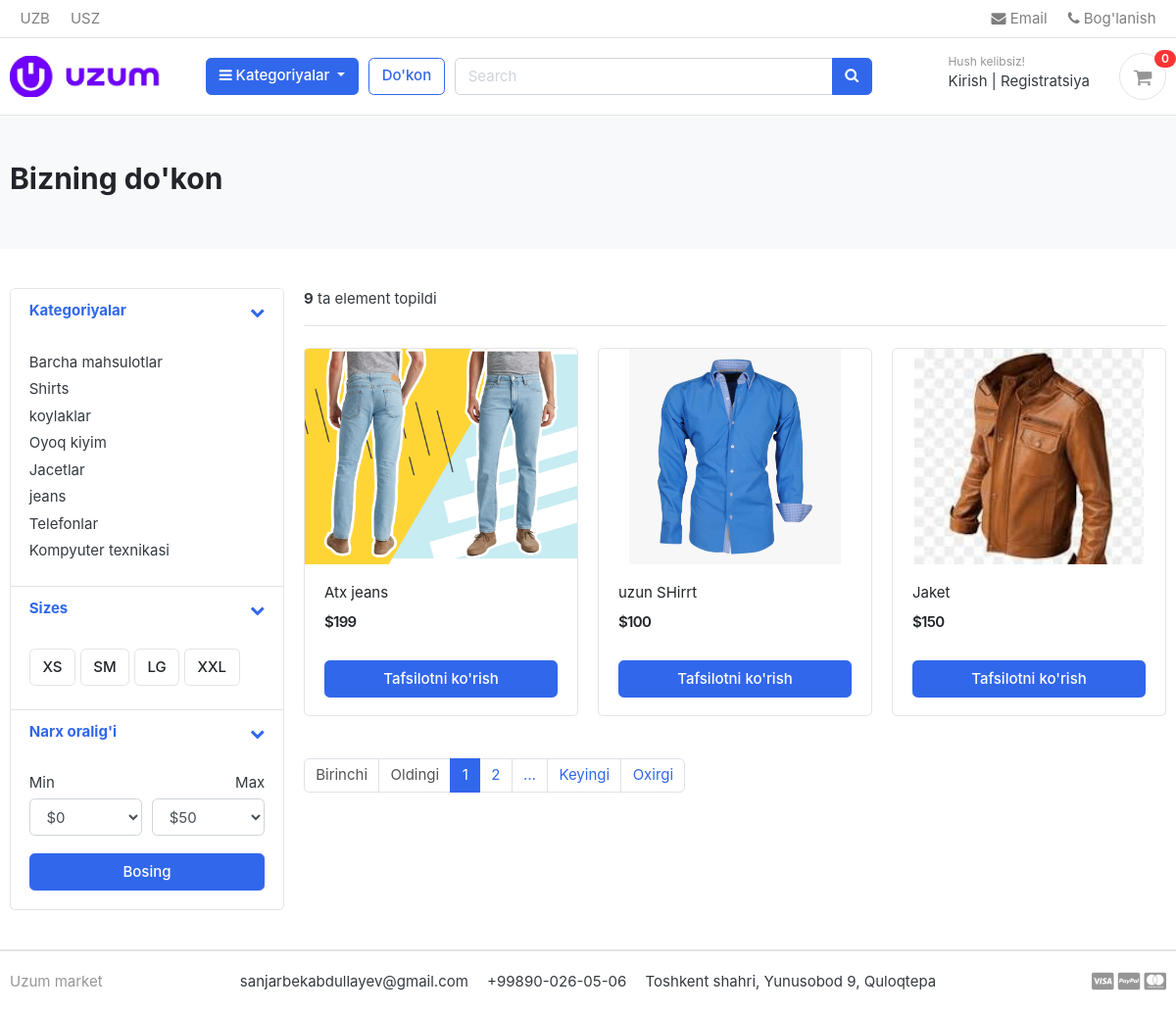
/store/, run on the app's committed database.
### category/models.py (models this page shows, shortened)
class Category(models.Model):
    category_name = models.CharField(max_length=50)
    slug = models.SlugField(max_length=100, unique=True)
    description = models.CharField(max_length=250, blank=True)
    cat_image = models.ImageField(upload_to='photos/categories', blank=True)
    class Meta:
        verbose_name = 'category'
        verbose_name_plural = 'categories'
    def get_url(self):
        return reverse('products_by_category', args=[self.slug])

### store/models.py (models this page shows, shortened)
class Product(models.Model):
    product_name = models.CharField(max_length=200, unique=True)
    slug = models.SlugField(max_length=200, unique=True)
    description = models.TextField(max_length=500, blank=True)
    price = models.IntegerField()
    images = models.ImageField(upload_to='photos/products')
    stock = models.IntegerField()
    is_available = models.BooleanField(default=True)
    category = models.ForeignKey(Category, on_delete=models.CASCADE)    # Khi xóa category thì Product bị xóa
    created_date = models.DateTimeField(auto_now_add=True)
    modified_date = models.DateTimeField(auto_now=True)
    def get_url(self):
        return reverse('product_detail', args=[self.category.slug, self.slug])

### store/views.py (the view)
# urls.py: path('', views.store, name='store'),
def store(request, category_slug=None):
    if category_slug is not None:
        categories = get_object_or_404(Category, slug=category_slug)
        products = Product.objects.all().filter(category=categories, is_available=True)
    else:
        products = Product.objects.all().filter(is_available=True).order_by('id')
    page = request.GET.get('page')
    page = page or 1
    paginator = Paginator(products, 3)
    paged_products = paginator.get_page(page)
    product_count = products.count()
    context = {
        'products': paged_products,
        'product_count': product_count,
    }
    return render(request, 'store/store.html', context=context)

### carts/context_processors.py (called while the page is built)
def counter(request):
    cart_count = 0
    if 'admin' in request.path:
        return {}
    else:
        try:
            cart = Cart.objects.filter(cart_id=_cart_id(request))
            cart_items = CartItem.objects.all().filter(cart=cart[:1])
            for cart_item in cart_items:
                cart_count += cart_count + cart_item.quantity
        except Cart.DoesNotExist:
            cart_count = 0
    return dict(cart_count=cart_count)

### carts/views.py (called while the page is built)
def _cart_id(request):
    cart = request.session.session_key
    if not cart:
        cart = request.session.create()
        return cart

### category/context_processors.py (called while the page is built)
def menu_links(request):
    links = Category.objects.all()
    return dict(links=links)

### templates/store/store.html (shortened to what this page needs)
{% extends 'base.html' %}
{% load static %}
{% block content %}
<section class="section-pagetop bg">
	<div class="container">
		<h2 class="title-page">Bizning do'kon</h2>
	</div>
</section>
<section class="section-content padding-y">
	<div class="container">
		<div class="row">
			<aside class="col-md-3">
				<div class="card">
					<article class="filter-group">
						<header class="card-header">
							<a href="#" data-toggle="collapse" data-target="#collapse_1" aria-expanded="true" class="">
								<i class="icon-control fa fa-chevron-down"></i>
								<h6 class="title">Kategoriyalar</h6>
							</a>
						</header>
						<div class="filter-content collapse show" id="collapse_1">
							<div class="card-body">
								<ul class="list-menu">
									<li><a href="{% url 'store' %}">Barcha mahsulotlar</a></li>
									{% for category in links %}
									<li>
										<a href="{{ category.get_url }}">{{ category.category_name }}</a>
									</li>
									{% endfor %}
								</ul>
							</div>
						</div>
					</article>
					<article class="filter-group">
						<header class="card-header">
							<a href="#" data-toggle="collapse" data-target="#collapse_4" aria-expanded="true" class="">
								<i class="icon-control fa fa-chevron-down"></i>
								<h6 class="title">Sizes</h6>
							</a>
						</header>
						<div class="filter-content collapse show" id="collapse_4">
							<div class="card-body">
								<label class="checkbox-btn">
									<span class="btn btn-light"> XS </span>
								</label>
								<label class="checkbox-btn">
									<span class="btn btn-light"> SM </span>
								</label>
								<label class="checkbox-btn">
									<span class="btn btn-light"> LG </span>
								</label>
								<label class="checkbox-btn">
									<span class="btn btn-light"> XXL </span>
								</label>
							</div>
						</div>
					</article>
					<article class="filter-group">
						<header class="card-header">
							<a href="#" data-toggle="collapse" data-target="#collapse_3" aria-expanded="true" class="">
								<i class="icon-control fa fa-chevron-down"></i>
								<h6 class="title">Narx oralig'i</h6>
							</a>
						</header>
						<div class="filter-content collapse show" id="collapse_3">
							<div class="card-body">
								<div class="form-row">
									<div class="form-group col-md-6">
										<label>Min</label>
										<select class="mr-2 form-control">
											<option value="0">$0</option>
										</select>
									</div>
									<div class="form-group text-right col-md-6">
										<label>Max</label>
										<select class="mr-2 form-control">
											<option value="50">$50</option>
										</select>
									</div>
								</div>
								<button class="btn btn-block btn-primary">Bosing</button>
							</div>
						</div>
					</article>
				</div>
			</aside>
			<main class="col-md-9">
				<header class="border-bottom mb-4 pb-3">
					<div class="form-inline">
						<span class="mr-md-auto"><b>{{ product_count }}</b> ta element topildi
						</span>
					</div>
				</header>
				<div class="row">
					{% for product in products %}
					<div class="col-md-4">
						<figure class="card card-product-grid">
							<div class="img-wrap">
								<img src="{{ product.images.url }}" />
							</div>
							<figcaption class="info-wrap">
								<div class="fix-height">
									<a href="{{ product.get_url }}" class="title">{{ product.product_name }}</a>
									<div class="price-wrap mt-2">
										<span class="price">${{ product.price }}</span>
									</div>
								</div>
								<a href="{{ product.get_url }}" class="btn btn-block btn-primary">Tafsilotni ko'rish</a>
							</figcaption>
						</figure>
					</div>
					{% endfor %}
				</div>
				{% if products %}
				<nav class="mt-4" aria-label="Page navigation sample">
					<ul class="pagination">
						{% if products.has_previous %}
						<li class="page-item">
							<a class="page-link" href="{% url 'store' %}?page=1">Birinchi</a>
						</li>
						<li class="page-item">
							<a class="page-link"
								href="{% url 'store' %}?page={{products.previous_page_number}}">Oldingi</a>
						</li>
						{% else %}
						<li class="page-item disabled">
							<a class="page-link" href="#">Birinchi</a>
						</li>
						<li class="page-item disabled">
							<a class="page-link" href="#">Oldingi</a>
						</li>
						{% endif %}
						{% for page in products.paginator.page_range %}
						{% if products.number|add:'-1' <= page and page <= products.number|add:'1' %}
						{% if page == products.number %}
						<li class="page-item active">
							<a class="page-link" href="{% url 'store' %}?page={{ page }}">{{ page }}</a>
						</li>
						{% else %}
						<li class="page-item">
							<a class="page-link" href="{% url 'store' %}?page={{ page }}">{{ page }}</a>
						</li>
						{% endif %}
						{% endif %}
						{% endfor %}
						{% if products.number|add:'2' <= products.paginator.num_pages %}
						<li class="page-item">
							<a class="page-link" href="{% url 'store' %}?page={{ products.number|add:'2' }}">&hellip;</a>
						</li>
						{% endif %}
						{% if products.has_next %}
						<li class="page-item">
							<a class="page-link" href="{% url 'store' %}?page={{products.next_page_number}}">Keyingi</a>
						</li>
						<li class="page-item">
							<a class="page-link"
								href="{% url 'store' %}?page={{ products.paginator.num_pages }}">Oxirgi</a>
						</li>
						{% endif %}
					</ul>
				</nav>
				{% endif %}
			</main>
		</div>
	</div>
</section>
{% endblock %}

### static/css/ui.css (style rules this page uses)
html { font-family: "Inter", sans-serif; font-size: 15px; }
.img-wrap { text-align: center; display: block; }
.img-wrap img { max-width: 100%; }
.price-wrap { letter-spacing: -0.7px; }
.padding-y { padding-top: 40px; padding-bottom: 40px; }
figure { margin-bottom: 0; }
article:after, .form-group:after { display: block; clear: both; content: ""; }
.bg { background-color: #f8f9fa; }
.title-page { color: #212529; }
.btn-light { background-color: #fff; border-color: #e4e4e4; }
[class*=list-] li:after { visibility: hidden; display: block; content: ""; overflow: hidden; height: 0; clear: both; }
.list-menu { list-style: none; margin: 0; padding-left: 0; }
.list-menu li { margin-bottom: 5px; }
.list-menu a { color: #343a40; }
[class*=card-product] a.title { color: #212529; display: block; }
[class*=card-product] .img-wrap { overflow: hidden; position: relative; }
[class*=card-product] .img-wrap img { height: 100%; max-width: 100%; width: auto; display: inline-block; -o-object-fit: cover; object-fit: cover; }
.card-product-grid { margin-bottom: 20px; }
.card-product-grid .img-wrap { border-radius: 0.2rem 0.2rem 0 0; height: 220px; }
.card-product-grid .info-wrap { overflow: hidden; padding: 18px 20px; }
.card-product-grid .fix-height { height: 80px; overflow: hidden; }
.card .img-wrap { overflow: hidden; }
.price { font-weight: 600; color: #212529; }
.icon-control { margin-top: 5px; float: right; font-size: 80%; }
.card-header .title { margin-bottom: 0; line-height: 1.5; }
.filter-group { border-bottom: 1px solid #e4e4e4; }
.filter-group .card-header { border-bottom: 0; }
.filter-group:last-child { border-bottom: 0; }
.checkbox-btn { position: relative; }
.section-pagetop { padding: 45px 0; }

### data on the page
Category: category_name "Shirts"
Category: category_name "koylaklar"
Category: category_name "Oyoq kiyim"
Category: category_name "Jacetlar"
Category: category_name "jeans"
Category: category_name "Telefonlar"
Category: category_name "Kompyuter texnikasi"
Product: images (picture), product_name "Atx jeans", price "199"
Product: images (picture), product_name "uzun SHirrt", price "100"
Product: images (picture), product_name "Jaket", price "150"

### other printed values
{{ cart_count }} "0"
{{ product_count }} "9"
{{ page }} "1"
{{ page }} "2"
